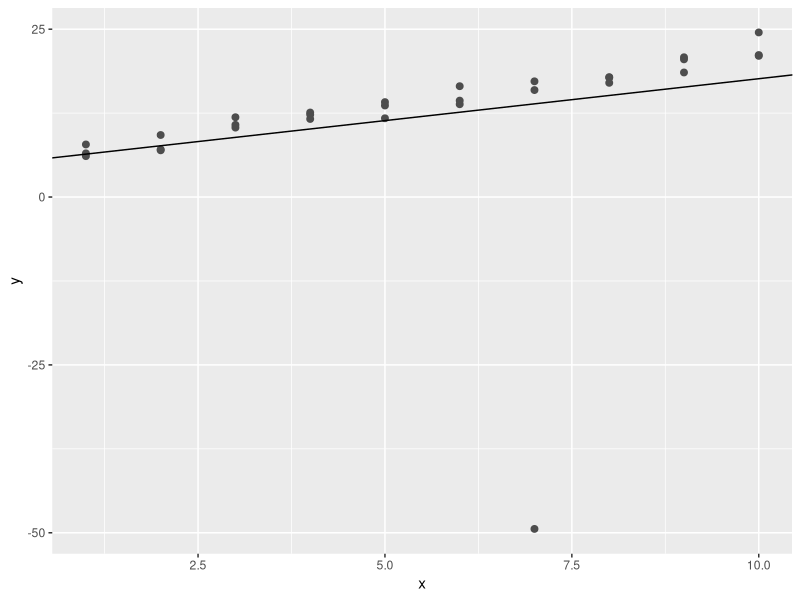
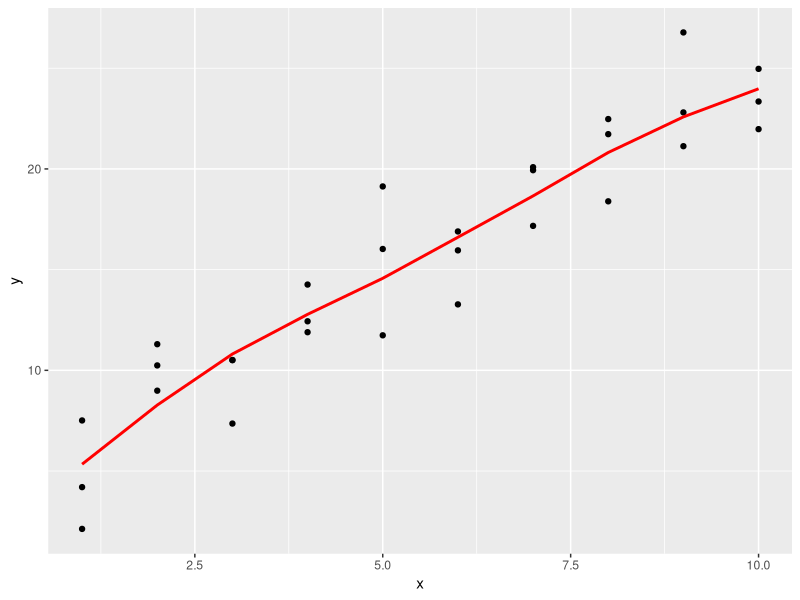
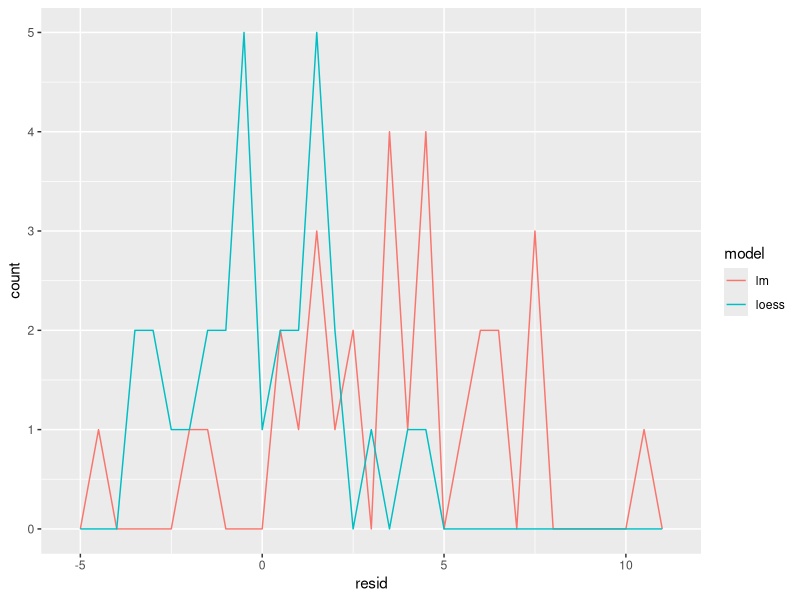
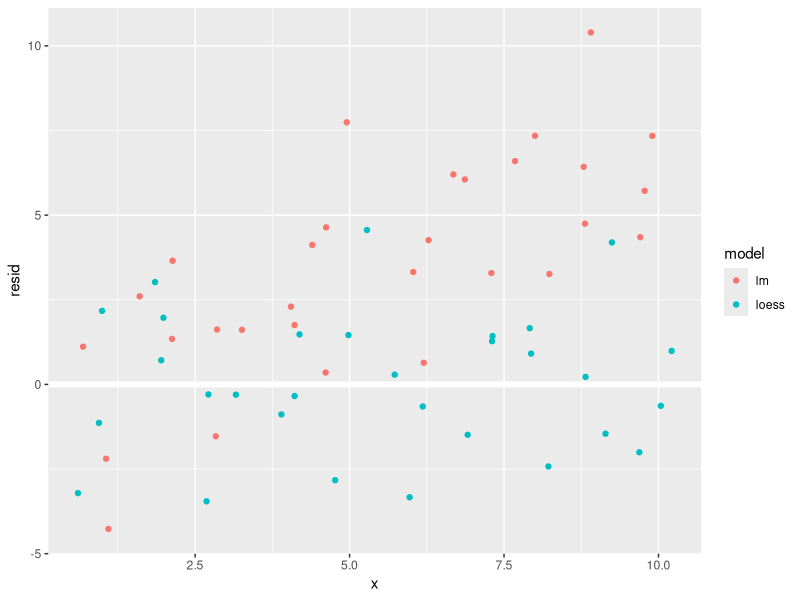
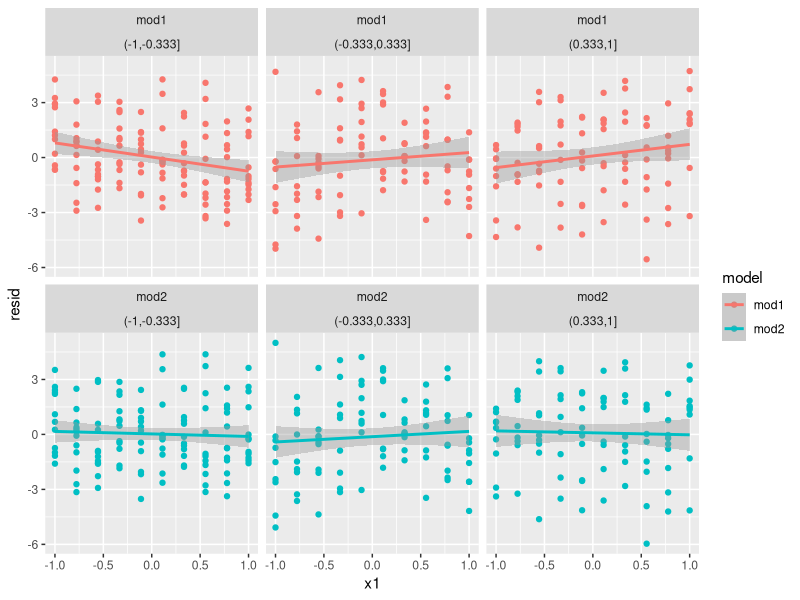
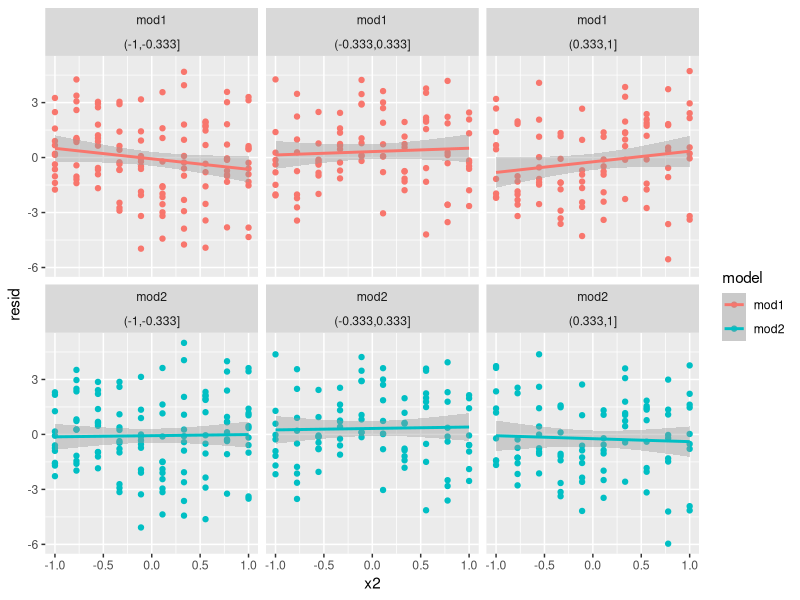

These charts were generated, in order, by the following R code:
## ---- chunk 1
knitr::opts_chunk$set(echo = TRUE)
library(tidyverse)
library(modelr)
## ---- chunk 2
sim1a <- tibble(
  x = rep(1:10, each = 3),
  y = x * 1.5 + 6 + rt(length(x), df = 2)
)

model_sim1a <- lm(y ~ x, data = sim1a)

(coefs_model <- coef(model_sim1a))

ggplot(sim1a, aes(x, y)) +
  geom_point(size = 2, colour = "grey30") +
  geom_abline(intercept = coefs_model[[1]], slope = coefs_model[[2]])
## ---- chunk 3
model1 <- function(a, data) {
  a[1] + data$x * a[2]
}
## ---- chunk 4
measure_distance2 <- function(mod, data) {
  diff <- data$y - model1(mod, data)
  mean(abs(diff))
}
## ---- chunk 5
best <- optim(c(0, 0), measure_distance2, data = sim1a)
best$`par`
coefs_model
## ---- chunk 6
model1 <- function(a, data) {
  a[1] + data$x * a[2] + a[3]
}
## ---- chunk 7
model_loess <- loess(y ~ x, data = sim1)

grid_loess <- sim1 %>% 
  data_grid(x)

grid_loess <- grid_loess %>% 
  add_predictions(model_loess)

ggplot(sim1, aes(x = x, y = y)) +
  geom_point() +
  geom_line(aes(y = pred), data = grid_loess, colour = "red", size = 1)
## ---- chunk 8
sim1_loess <- sim1 %>% 
  add_residuals(model_loess)

sim1_lm <- sim1 %>% 
  add_residuals(model_sim1a)

sim1_both <- 
  bind_rows(sim1_loess, sim1_lm, .id = "model") %>% 
  mutate(model = ifelse(model == 1,
                         yes = "loess",
                         no = "lm"))

ggplot(sim1_both, aes(x = resid, color = model)) +
  geom_freqpoly(binwidth = 0.5)

ggplot(sim1_both, aes(x = x, y = resid, color = model)) +
  geom_jitter() +
  geom_ref_line(h = 0)
## ---- chunk 9
mod2_no_int <- lm(y ~ x - 1, data = sim2)
mod2 <- lm(y ~ x, data = sim2)

model_matrix(sim2, y ~ x - 1)
## ---- chunk 10
model_matrix(sim2, y ~ x)
## ---- chunk 11
sim2 %>% 
  spread_predictions(mod2_no_int, mod2)
## ---- chunk 12
model_matrix(sim3, y ~ x1 + x2)
## ---- chunk 13
model_matrix(sim3, y ~ x1 * x2)
## ---- chunk 14
model_matrix(sim4, y ~ x1 + x2)
## ---- chunk 15
model_matrix(sim4, y ~ x1 * x2)
## ---- chunk 16
mod1_matrix <- function(data) {
  data %>% 
    mutate(Intercept = 1,
           x2b = ifelse(x2 == "b", yes = 1, no = 0),
           x2c = ifelse(x2 == "c", yes = 1, no = 0),
           x2d = ifelse(x2 == "d", yes = 1, no = 0)) %>% 
    select(Intercept, x1, starts_with("x2"), -x2)
  
}

mod1_matrix(sim3)
## ---- chunk 17
mod2_matrix <- function(data) {
  data %>% 
    mutate(Intercept = 1,
           x2b = ifelse(x2 == "b", yes = 1, no = 0),
           x2c = ifelse(x2 == "c", yes = 1, no = 0),
           x2d = ifelse(x2 == "d", yes = 1, no = 0),
           `x1:x2b` = x1 * x2b,
           `x1:x2c` = x1 * x2c,
           `x1:x2d` = x1 * x2d) %>%
    select(Intercept, x1, starts_with("x2"), starts_with("x1"), -x2)
  
}

mod2_matrix(sim3)
## ---- chunk 18
mod1 <- lm(y ~ x1 + x2, data = sim4)
mod2 <- lm(y ~ x1 * x2, data = sim4)

grid <- sim4 %>% 
  data_grid(
    x1 = seq_range(x1, 5), 
    x2 = seq_range(x2, 5) 
  ) %>% 
  gather_predictions(mod1, mod2)

sim4_resid <-
  sim4 %>% 
  gather_residuals(mod1, mod2) %>% 
  mutate(range_x1 = cut(x1, breaks = 3),
         range_x2 = cut(x2, breaks = 3))

ggplot(sim4_resid, aes(x = x1, y = resid, color = model)) +
  geom_point() +
  geom_smooth(method = "lm") +
  facet_wrap(model ~ range_x2)
## ---- chunk 19
ggplot(sim4_resid, aes(x = x2, y = resid, color = model)) +
  geom_point() +
  geom_smooth(method = "lm") +
  facet_wrap(model ~ range_x1)
